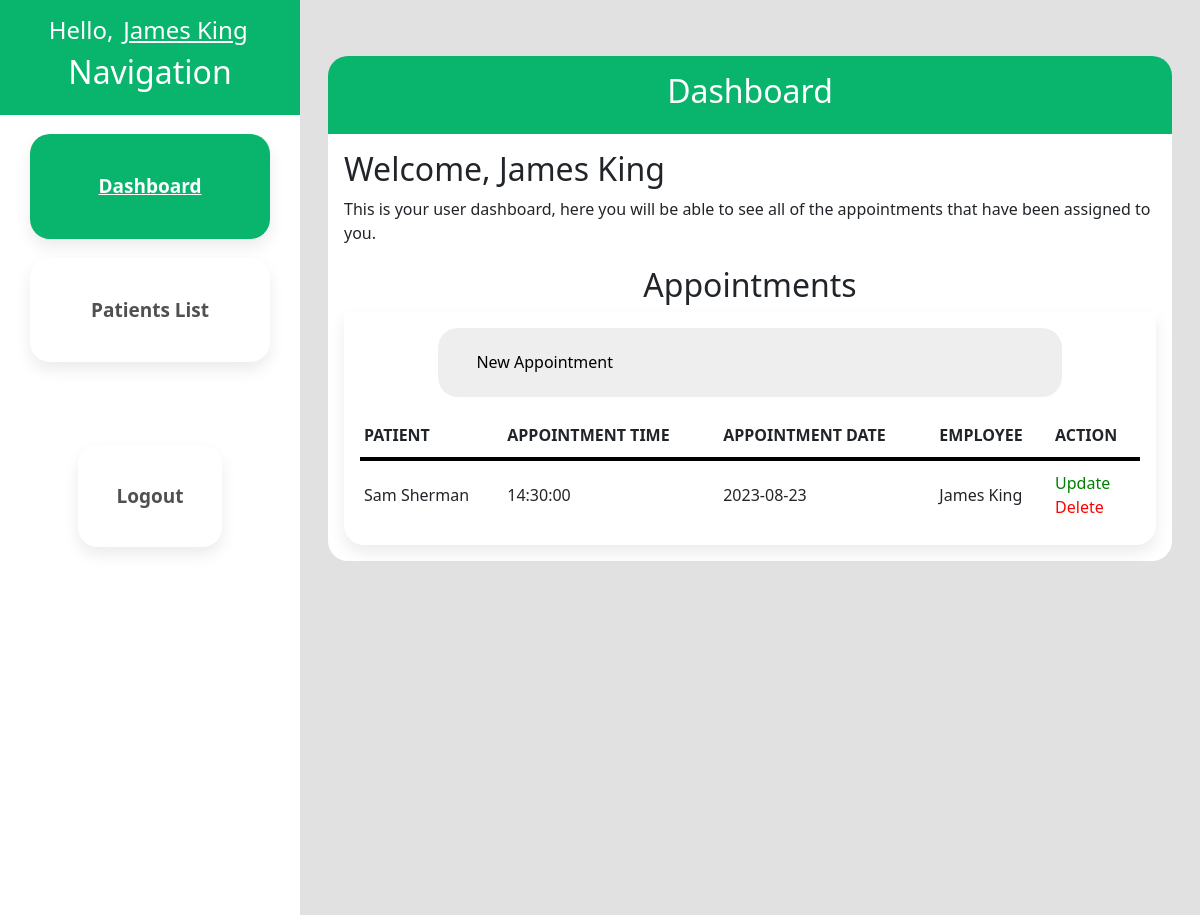
The app's page /dashboard.php (signed in) with its own data.
### tables this page shows
CREATE TABLE `employee` (
  `EmployeeID` int(4) NOT NULL,
  `EmployeeFirstName` varchar(20) DEFAULT NULL,
  `EmployeeLastName` varchar(20) DEFAULT NULL,
  `RoleID` int(4) DEFAULT NULL,
  `SpecialityID` int(4) DEFAULT NULL,
  `EmployeeDoB` date DEFAULT NULL,
  `GenderID` varchar(4) DEFAULT NULL,
  `EmployeeContactNumber` varchar(50) DEFAULT NULL,
  `EmployeeEmail` varchar(50) DEFAULT NULL,
  `EmployeeAddress` varchar(20) DEFAULT NULL,
  `EmployeeHireDate` date DEFAULT NULL,
  `LoginDetailsID` int(4) DEFAULT NULL,
  `ManagerID` int(4) DEFAULT NULL
);

CREATE TABLE `appointment` (
  `AppointmentID` int(4) NOT NULL,
  `AppointmentTime` time DEFAULT NULL,
  `AppointmentDate` date DEFAULT NULL,
  `PatientID` int(4) DEFAULT NULL,
  `WardID` int(4) DEFAULT NULL
);

CREATE TABLE `patient` (
  `PatientID` int(4) NOT NULL,
  `PatientFirstName` varchar(20) DEFAULT NULL,
  `PatientLastName` varchar(20) DEFAULT NULL,
  `PatientDoB` date DEFAULT NULL,
  `GenderID` varchar(4) DEFAULT NULL,
  `PatientContactNumber` varchar(50) DEFAULT NULL,
  `PatientAddress` varchar(30) DEFAULT NULL,
  `WardID` int(4) DEFAULT NULL
);

### includes/appointment-list.php (the view)
<?php
    require_once("includes/db_conn.php");
    $queryEmployee = "SELECT * FROM appointment
                        INNER JOIN patient ON (appointment.PatientID=patient.PatientID)
                        INNER JOIN appointmentemployeelink ON (appointment.AppointmentID=appointmentemployeelink.AppointmentID)
                        INNER JOIN employee ON (appointmentemployeelink.EmployeeID=employee.EmployeeID)
                        WHERE employee.EmployeeID = '$userID'
                        ORDER BY appointment.AppointmentID ASC LIMIT 0,100";
    $resultEmployee = $conn->query( $queryEmployee );
?>
                    <div class="appointment-title">
                        <h2>Appointments</h2>
                    </div>
                    <div class="staff-content">
                        <div class="list-toolbar">
                            <a class="new-appointment" href="dash-appointment-create.php">New Appointment</a>
                        </div>
                        <div class ="listing">
                            <table>
                                <tr>
                                    <th>Patient</th>
                                    <th>Appointment Time</th>
                                    <th>Appointment Date</th>
                                    <th>Employee</th>
                                    <th>Action</th>
                                </tr>
                            <?php
                                while ($obj = $resultEmployee -> fetch_object()) {
                                    echo "<tr>";
                                    echo "<td>{$obj->PatientFirstName} {$obj->PatientLastName}</td>";
                                    echo "<td>{$obj->AppointmentTime}</td>";
                                    echo "<td>{$obj->AppointmentDate}</td>";
                                    echo "<td>{$obj->EmployeeFirstName} {$obj->EmployeeLastName}</td>";
                                    echo "<td><a class=\"update\" href=\"dash-appointment-update.php?appID={$obj->AppointmentID}\">Update</a><br><a class=\"delete\" href=\"sql/sql-dash-appointment-delete.php?appID={$obj->AppointmentID}\">Delete</a></td>";
                                    echo "</tr>";
                                }
                            ?>
                        </div>
                    </div>
                </div>
            </div>
        </div>
    </div>
</body>
</html>

### dashboard.php (shortened to what this page needs)
<?php
 $userID = $_SESSION['EmpID'];
?>
<!DOCTYPE html>
<html lang="en">
<head>
    <?php include("includes/bootstrap.php");?>
    <link rel="stylesheet" href="css/main.css" />
</head>
<body>
    <div class="container-fluid h-100 w-100">
        <div class="row h-100">
            <div class="col-3 g-0 m-0 p-0">
                <div class="sidebar h-100">
                    <?php include("includes/navbar.php");?>
                </div>
            </div>
            <div class="col-9">
                <div class="main-content">
                    <div class="dash-header">
                        <h2>Dashboard</h2>
                    </div>
                    <?php
                        require_once("includes/db_conn.php");
                        $getUserID = $userID;
                        $stmt = $conn->prepare( "SELECT * FROM employee WHERE EmployeeID = ?" );
                        $stmt->bind_param( 'i', $getUserID );
                        $stmt->execute();
                        $result = $stmt->get_result();
                        $obj = $result->fetch_object();
                        ?>
                    <div class="dash-content">
                        <h2>Welcome, <?php echo $obj->EmployeeFirstName." ".$obj->EmployeeLastName?></h2>
                        <p>This is your user dashboard, here you will be able to see all of the appointments that have been assigned to you.</p>
                        <?php include("includes/appointment-list.php");?>
</body>
</html>

### includes/navbar.php (shortened to what this page needs)
<div class="nav-header">
  <?php
    require_once("db_conn.php");
    $getUserID = $userID;
    $stmt = $conn->prepare( "SELECT * FROM employee WHERE EmployeeID = ?" );
    $stmt->bind_param( 'i', $getUserID );
    $stmt->execute();
    $result = $stmt->get_result();
    $obj = $result->fetch_object();
    ?>
  <h4>Hello, <a href="userProfile.php"><?php echo $obj->EmployeeFirstName." ".$obj->EmployeeLastName?></a></h4>
  <h2>Navigation</h2>
</div>
<?php
  $getUserID = $userID;
  $stmt = $conn->prepare( "SELECT RoleID FROM employee WHERE EmployeeID = ?" );
  $stmt->bind_param( 'i', $getUserID );
  $stmt->execute();
  $result = $stmt->get_result();
  $obj = $result->fetch_object();
  $userRole = $obj->RoleID;
?>
<?php if($userRole == 4 || $userRole == 5){
    echo "<div class=\"nav-content\">";
    echo "<div class=\"nav-buttons\">";
      echo "<a href=\"dashboard.php\">Dashboard</a>";
      echo "<a href=\"patient-list.php\">Patients List</a>";
      echo "<a href=\"employee-list.php\">Employee List</a>";
      echo "<a href=\"manager-list.php\">Manager List</a>";
      echo "<div class=\"logout-button\">";
        echo "<a href=\"login.php\">Logout</a>";
      echo "</div>";
    echo "</div>";
  echo "</div>";
  } else {
      echo "<div class=\"nav-content\">";
      echo "<div class=\"nav-buttons\">";
        echo "<a href=\"dashboard.php\">Dashboard</a>";
        echo "<a href=\"patient-list.php\">Patients List</a>";
        echo "<div class=\"logout-button\">";
          echo "<a href=\"login.php\">Logout</a>";
        echo "</div>";
      echo "</div>";
    echo "</div>";
  }
?>

### css/main.css (style rules this page uses)
body { background-color: #e1e1e1; height: 100%; }
html { overflow: hidden; font-family: Arial, Helvetica, sans-serif; }
body, html { height: 100%; width: 100%; }
.nav-header { text-align: center; color: white; background-color: rgb(9, 180, 109); padding: 1em; }
.nav-header h4 a { color: white; padding: .15em; }
.nav-content { display: flex; justify-content: center; background-color: white; height: 100%; }
.nav-buttons { width: 20%; display: flex; flex-direction: column; position: absolute; justify-content: center; }
.nav-buttons a { font-size: 19px; font-weight: bold; color: #505050; text-decoration: none; text-align: center; margin-top: 1em; width: 100%; padding: 2em; border-color: #CBCBCB; border-width: 1px; border-radius: 20px; border-style: none; background-color: rgb(255, 255, 255); box-shadow: 0px 8px 16px 0px rgba(0,0,0,0.08); }
a.active { text-decoration: underline; background-color: rgb(9, 180, 109); color: white; }
.logout-button { align-self: center; margin-top: 50%; }
.logout-button a { text-decoration: none; }
.sidebar { height: 100%; width: 100%; }
.main-content { padding: 1em; height: 100%; width: 100%; margin-top: 2.5em; }
.dash-header { text-align: center; color: white; background-color: rgb(9, 180, 109); padding: 1em; border-top-left-radius: 20px; border-top-right-radius: 20px; }
.dash-content { background-color: white; padding: 1em; border-bottom-left-radius: 20px; border-bottom-right-radius: 20px; overflow-y: scroll; overflow-x: hidden; max-height: 700px; }
.appointment-title { display: flex; justify-content: center; margin-top: 1.3em; }
.staff-content { display: flex; flex-direction: column; justify-content: center; background-color: white; padding: 1em; border-bottom-left-radius: 20px; border-bottom-right-radius: 20px; box-shadow: 0px 8px 16px 0px rgba(0,0,0,0.08); }
.listing { display: flex; width: 100%; justify-content: center; max-height: 600px; overflow: hidden; overflow-y: scroll; margin-top: 1em; }
.list-toolbar { display: flex; justify-content: space-between; align-self: center; width: 80%; padding: 1em; border-radius: 20px; background-color: rgb(238, 238, 238); }
.list-toolbar a { margin-left: 1em; margin-right: 1em; padding: .4em; font-weight: 500; text-decoration: none; color: black; }
table { width: 100%; max-width: 800px; }
th, td { padding: 10px 4px; text-align: left; }
th { text-transform: uppercase; border-bottom: 4px solid #000; background-color: #fff; }
tr:nth-child(odd) { background-color: #ccc; }
a.update { text-decoration: none; color: green; }
a.delete { text-decoration: none; color: red; }

### records on screen
employee: EmployeeFirstName "James", EmployeeLastName "King"
appointment: PatientID.PatientFirstName "Sam", PatientID.PatientLastName "Sherman", AppointmentTime "14:30:00", AppointmentDate "2023-08-23", employee.EmployeeFirstName "James", employee.EmployeeLastName "King"
